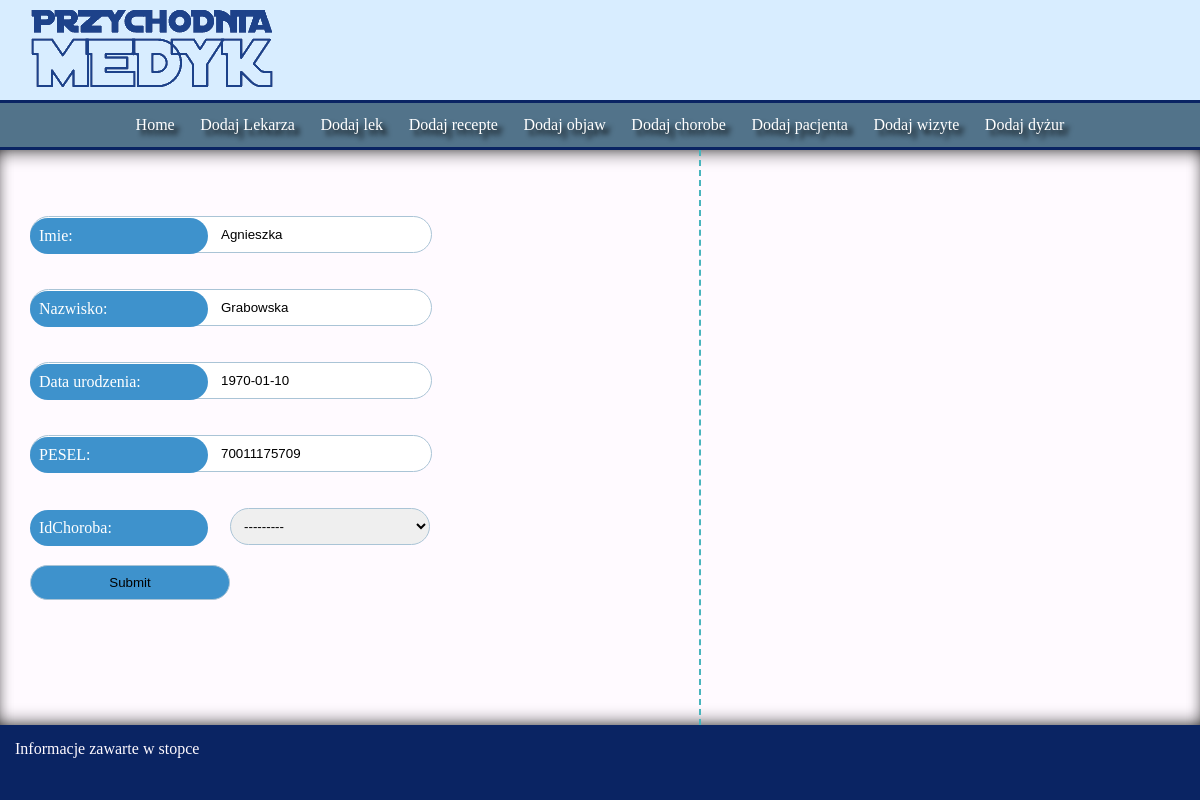
Page /edytuj_pacjent/1/ on the committed database.
### start/models.py (models this page shows, shortened)
class Pacjent(models.Model):
    imie = models.CharField(max_length=45)
    nazwisko = models.CharField(max_length=255)
    data_urodzenia = models.DateField()
    PESEL = models.CharField(max_length=11)
    idChoroba = models.ForeignKey(to=Choroba, on_delete=models.SET_NULL, blank=True, null=True)
    class Meta:
        verbose_name_plural = "Pacjent"

### start/views.py (the view)
# urls.py: path('edytuj_pacjent/<str:pk>/', views.editPacjent, name="edytuj_pacjent"),
def editPacjent(request, pk):
    pacjent = Pacjent.objects.get(id=pk)
    form = PacjentForm(instance=pacjent)
    if request.method == 'POST':
        form = PacjentForm(request.POST, instance=pacjent)
        if form.is_valid():
            form.save()
            return f_start(request)
    context = {'form': form}
    return render(request, 'pacjent_form.html', context)

### start/lekarze.py
class PacjentForm(ModelForm):
    class Meta:
        model = Pacjent
        fields = '__all__'

### start/models.py (called while the page is built)
    def __str__(self):
        return self.nazwaChoroby

### templates/pacjent_form.html (shortened to what this page needs)
{% extends 'template.html' %}
{% block content %}
        <aside>
            <form action="" method="POST">
                {{ form }}
                <input type="submit" name="Wyslij">
            </form>
        </aside>
        <aside>
        </aside>
{% endblock %}}

### start/static/css/main.css (style rules this page uses)
:root { --royal-blue-dark: #0a2463ff; --green-blue-crayola: #3e92ccff; --magnolia: #fffaffff; --cerise: #d8315bff; --black-chocolate: #1e1b18ff; --my-blue: #52738a; --my-blue-pale: #8aa2b3; --my-blue-pale2: #aac4d6; }
body { margin: 0; padding: 0; display: grid; grid-template-columns: auto; grid-template-rows: 150px auto 75px; min-height: 100vh; font-family: verdana; color: var(--black-chocolate); }
aside { flex-grow: 1; padding: 30px; max-width: 65%; display: flex; flex-direction: column; }
aside:nth-child(odd) { border-right: 2px dashed rgb(72, 181, 189); }
form { display: flex; flex-direction: column; max-width: 200px; }
form > input { padding: 10px 10px 10px 30px; width: 200px; border: solid 1px lightgray; border-radius: 20px; padding-left:190px; border: 1px solid var(--my-blue-pale2); }
form > input[type=submit] { margin-top: 20px; padding: 9px; }
form > select { margin-left: 200px; width: 200px; border-radius: 20px; height: 37px; padding: 9px; border: 1px solid var(--my-blue-pale2); }
form > input[type=submit] { margin-top: 20px; padding: 9px; border: 1px solid var(--my-blue-pale2); background-color: var(--green-blue-crayola); }
form > label { background-color: var(--green-blue-crayola); padding: 9px; border-radius: 20px; color: white; margin-right: -30px; z-index: 10; position: relative; bottom: -38px; width: 160px; }

### rows in the picture
Pacjent: imie "Agnieszka", nazwisko "Grabowska", data_urodzenia "1970-01-10", PESEL "70011175709", idChoroba "---------"
